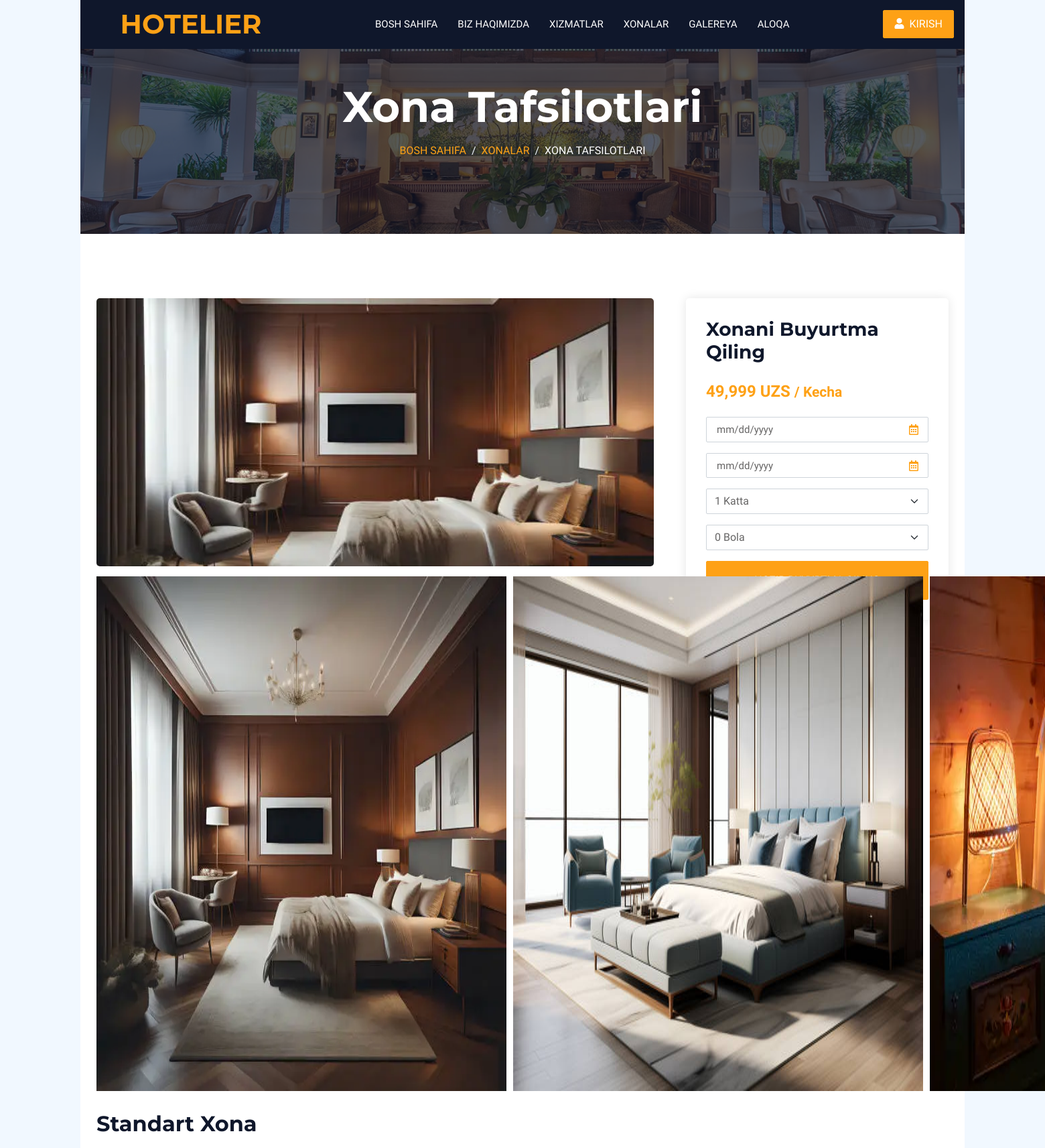
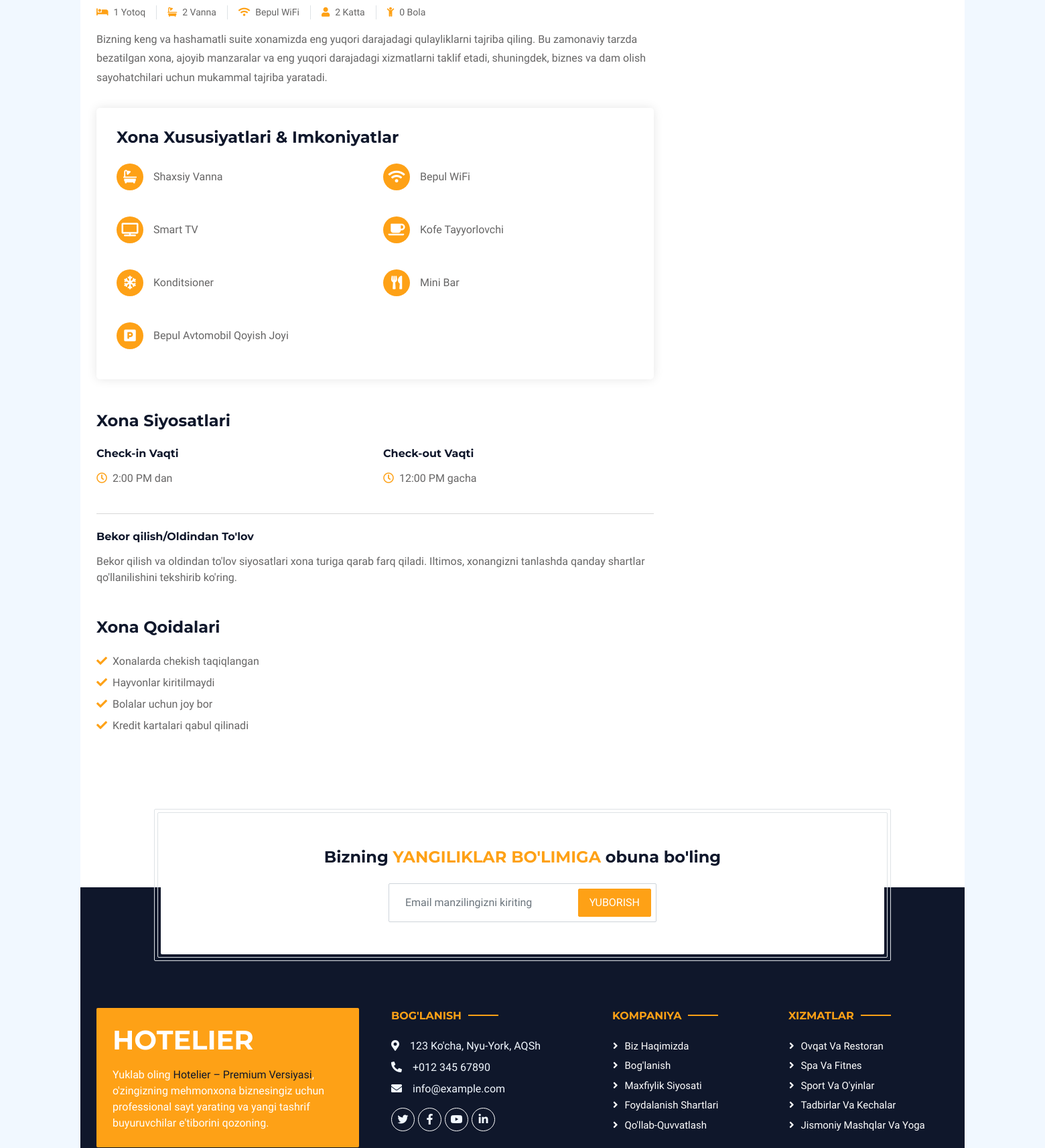
The app's page /rooms/2/ (upper part) with its own data (2 pictures, top to bottom).
### hotel/models.py (models this page shows, shortened)
class Room(models.Model):
    number = models.CharField(max_length=10, unique=True)
    room_type = models.CharField(max_length=50, choices=ROOM_TYPE)
    adults = models.IntegerField()
    children = models.IntegerField()
    beds = models.IntegerField()
    price_per_night = models.PositiveIntegerField()
    is_available = models.BooleanField(default=True)
    def room_images(self):
        return Images.objects.filter(room=self)

class Images(models.Model):
    room = models.ForeignKey(Room, on_delete=models.CASCADE)
    image = models.FileField(upload_to='rooms/')

### hotel/views.py (the view, shortened to what this page needs)
# urls.py: path('rooms/<int:room_id>/', views.room_detail, name='room_detail'),
def room_detail(request, room_id):
    user = request.user
    room = get_object_or_404(Room, id=room_id)
    facilities = Facilities.objects.filter(room=room).first()
    return render(request, 'room_detail.html', {'rooms': room, 'facilities': facilities})

### templates/room_detail.html (shortened to what this page needs)
{% extends 'base.html' %}
{% load static %}
{% block content %}
    <div class="container-fluid page-header mb-5 p-0 room-header">
        <div class="container-fluid page-header-inner py-5">
            <div class="container text-center pb-5">
                <h1 class="display-3 text-white mb-3 animated slideInDown">Xona Tafsilotlari</h1>
                <nav aria-label="breadcrumb">
                    <ol class="breadcrumb justify-content-center text-uppercase">
                        <li class="breadcrumb-item"><a href="#">Bosh Sahifa</a></li>
                        <li class="breadcrumb-item"><a href="#">Xonalar</a></li>
                        <li class="breadcrumb-item text-white active" aria-current="page">Xona Tafsilotlari</li>
                    </ol>
                </nav>
            </div>
        </div>
    </div>
    <div class="container-xxl py-5">
        <div class="container">
            <div class="row g-5">
                <div class="col-lg-8">
                    <div class="room-images">
                        <img class="room-thumb" src="{{ rooms.room_images.all.first.image.url }}" alt="Xona Rasmi">
                        <div class="room-gallery">
                            {% for img in rooms.room_images.all %}
                                <img class="gallery-thumb" src="{{ img.image.url }}" alt="Galereya Rasm">
                            {% endfor %}
                        </div>
                    </div>
                    <h2 class="mb-4">{{ rooms.room_type|title }} Xona</h2>
                    <div class="d-flex mb-3">
                        <small class="border-end me-3 pe-3"><i class="fa fa-bed text-primary me-2"></i>{{ rooms.beds }} Yotoq</small>
                        {% if facilities.bathroom %}
                            <small class="border-end me-3 pe-3"><i class="fa fa-bath text-primary me-2"></i>2 Vanna</small>
                        {% endif %}
                        {% if facilities.wifi %}
                            <small class="border-end me-3 pe-3"><i class="fa fa-wifi text-primary me-2"></i>Bepul WiFi</small>
                        {% endif %}
                        <small class="border-end me-3 pe-3"><i class="fa fa-user text-primary me-2"></i>{{ rooms.adults }} Katta</small>
                        <small><i class="fa fa-child text-primary me-2"></i>{{ rooms.children }} Bola</small>
                    </div>
                    <p class="room-description">
                        Bizning keng va hashamatli suite xonamizda eng yuqori darajadagi qulayliklarni tajriba qiling. Bu zamonaviy tarzda bezatilgan xona, ajoyib manzaralar va eng yuqori darajadagi xizmatlarni taklif etadi, shuningdek, biznes va dam olish sayohatchilari uchun mukammal tajriba yaratadi.
                    </p>
                    <div class="room-features mb-5">
                        <h4 class="mb-4">Xona Xususiyatlari & Imkoniyatlar</h4>
                        <div class="row g-4">
                            {% if facilities.bathroom %}
                            <div class="col-md-6">
                                <div class="feature-item">
                                    <div class="feature-icon">
                                        <i class="fa fa-bath"></i>
                                    </div>
                                    <span>Shaxsiy Vanna</span>
                                </div>
                            </div>
                            {% endif %}
                            {% if facilities.wifi %}
                            <div class="col-md-6">
                                <div class="feature-item">
                                    <div class="feature-icon">
                                        <i class="fa fa-wifi"></i>
                                    </div>
                                    <span>Bepul WiFi</span>
                                </div>
                            </div>
                            {% endif %}
                            {% if facilities.smarttv %}
                            <div class="col-md-6">
                                <div class="feature-item">
                                    <div class="feature-icon">
                                        <i class="fa fa-tv"></i>
                                    </div>
                                    <span>Smart TV</span>
                                </div>
                            </div>
                            {% endif %}
                            {% if facilities.coffee_maker %}
                            <div class="col-md-6">
                                <div class="feature-item">
                                    <div class="feature-icon">
                                        <i class="fa fa-coffee"></i>
                                    </div>
                                    <span>Kofe Tayyorlovchi</span>
                                </div>
                            </div>
                            {% endif %}
                            {% if facilities.aircondition %}
                            <div class="col-md-6">
                                <div class="feature-item">
                                    <div class="feature-icon">
                                        <i class="fa fa-snowflake"></i>
                                    </div>
                                    <span>Konditsioner</span>
                                </div>
                            </div>
                            {% endif %}
                            {% if facilities.minibar %}
                            <div class="col-md-6">
                                <div class="feature-item">
                                    <div class="feature-icon">
                                        <i class="fa fa-utensils"></i>
                                    </div>
                                    <span>Mini Bar</span>
                                </div>
                            </div>
                            {% endif %}
                            {% if facilities.parking %}
                            <div class="col-md-6">
                                <div class="feature-item">
                                    <div class="feature-icon">
                                        <i class="fa fa-parking"></i>
                                    </div>
                                    <span>Bepul Avtomobil Qoyish Joyi</span>
                                </div>
                            </div>
                            {% endif %}
                        </div>
                    </div>
                    <div class="room-policies mb-5">
                        <h4 class="mb-4">Xona Siyosatlari</h4>
                        <div class="row">
                            <div class="col-md-6">
                                <h6 class="mb-3">Check-in Vaqti</h6>
                                <p><i class="far fa-clock text-primary me-2"></i>2:00 PM dan</p>
                            </div>
                            <div class="col-md-6">
                                <h6 class="mb-3">Check-out Vaqti</h6>
                                <p><i class="far fa-clock text-primary me-2"></i>12:00 PM gacha</p>
                            </div>
                        </div>
                        <hr class="my-4">
                        <h6 class="mb-3">Bekor qilish/Oldindan To'lov</h6>
                        <p>Bekor qilish va oldindan to'lov siyosatlari xona turiga qarab farq qiladi. Iltimos, xonangizni tanlashda qanday shartlar qo'llanilishini tekshirib ko'ring.</p>
                    </div>
                    <div class="room-rules">
                        <h4 class="mb-4">Xona Qoidalari</h4>
                        <ul class="list-unstyled">
                            <li class="mb-2"><i class="fas fa-check text-primary me-2"></i>Xonalarda chekish taqiqlangan</li>
                            <li class="mb-2"><i class="fas fa-check text-primary me-2"></i>Hayvonlar kiritilmaydi</li>
                            <li class="mb-2"><i class="fas fa-check text-primary me-2"></i>Bolalar uchun joy bor</li>
                            <li class="mb-2"><i class="fas fa-check text-primary me-2"></i>Kredit kartalari qabul qilinadi</li>
                        </ul>
                    </div>
                </div>
                <div class="col-lg-4">
                    <div class="booking-form">
                        <h3 class="mb-4">Xonani Buyurtma Qiling</h3>
                        <div class="price-tag">
                            {{ rooms.price_per_night }} UZS <small>/ Kecha</small>
                        </div>
                        <form method="POST">
                            <div class="mb-3">
                                <div class="col-md-3" style="width: 100%;">
                                    <div class="date-input-container">
                                        <input type="date"
                                            class="form-control custom-date-input"
                                            id="checkinDate"
                                            placeholder="Kirish"
                                            min="{% now 'Y-m-d' %}"
                                            name="checkin"
                                            required/>
                                    </div>
                                </div>
                            </div>
                            <div class="mb-3">
                                <div class="col-md-3" style="width: 100%;">
                                    <div class="date-input-container">
                                        <input type="date"
                                            class="form-control custom-date-input"
                                            id="checkoutDate"
                                            placeholder="Chiqish"
                                            name="checkout"
                                            required/>
                                    </div>
                                </div>
                            </div>
                            <div class="mb-3">
                                <select class="form-select" name="adults" required>
                                    <option value="1" selected>1 Katta</option>
                                </select>
                            </div>
                            <div class="mb-3">
                                <select class="form-select" name="children" required>
                                    <option value="0">0 Bola</option>
                                </select>
                            </div>
                            <button type="submit" class="btn btn-primary w-100 py-3">Hozir Buyurtma Qiling</button>
                        </form>
                    </div>
                </div>
            </div>
        </div>
    </div>
{% endblock content %}

### static/css/style.css (style rules this page uses)
:root { --primary: #FEA116; --light: #F1F8FF; --dark: #0F172B; }
.btn { font-weight: 500; text-transform: uppercase; transition: .5s; }
.btn.btn-primary, .btn.btn-secondary { color: #FFFFFF; }
.page-header { background-position: center center; background-repeat: no-repeat; background-size: cover; }
.page-header-inner { background: rgba(15, 23, 43, .7); }
.breadcrumb-item + .breadcrumb-item::before { color: var(--light); }
.room-images { position: relative; margin-bottom: 30px; }
.room-thumb { width: 100%; height: 400px; object-fit: cover; border-radius: 5px; }
.room-gallery { display: flex; gap: 10px; margin-top: 15px; }
.room-features { background: #fff; padding: 30px; border-radius: 5px; box-shadow: 0 0 15px rgba(0,0,0,0.1); margin-bottom: 30px; }
.feature-item { display: flex; align-items: center; margin-bottom: 15px; }
.feature-icon { width: 40px; height: 40px; background: var(--primary); border-radius: 50%; display: flex; align-items: center; justify-content: center; margin-right: 15px; }
.feature-icon i { color: #fff; font-size: 20px; }
.booking-form { background: #fff; padding: 30px; border-radius: 5px; box-shadow: 0 0 15px rgba(0,0,0,0.1); }
.price-tag { font-size: 24px; color: var(--primary); font-weight: bold; margin-bottom: 20px; }
.room-description { line-height: 1.8; margin-bottom: 30px; }
.room-header { background-image: url('../img/carousel-1.jpg'); }
.date-input-container { position: relative; }
.custom-date-input { width: 100%; padding: 7px 35px 6px 15px; font-size: 15px; background-color: #fff; transition: all 0.3s ease; }

### records on screen
Room: room_images.all.first.image (picture), room_type "Standart", beds "1", adults "2", children "0", price_per_night "49,999"
Images: image (picture)
Images: image (picture)
Images: image (picture)
